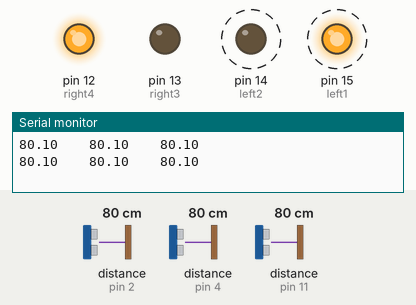
Simulated run of this sketch. Board: Arduino Uno, built with avr-gcc and run on an emulated ATmega328P. Shown: output pins drawn as LEDs (lit = HIGH), the last lines printed to the serial monitor. Wiring (inferred from the names in the program): 3 × ultrasonic range finder: trigger pin 3, echo pin 2 / trigger pin 5, echo pin 4 / trigger pin 10, echo pin 11. Dashed ring = blinking. The test bench sets the inputs (shaded band); at power-on: distance to the obstacle (sensors on pin 4, pin 2, pin 11) 80 cm. The echo pulse lasts 58.3 µs per cm; pins used as bus, display or sensor lines are not drawn.

Above: at 2.0 s.
2.1 s: distance to the obstacle (sensor on pin 4) set to 35 cm
5.6 s: distance to the obstacle (sensor on pin 4) set to 27 cm
At 6.6 s:
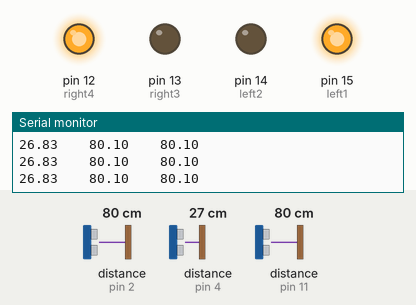
7.3 s: distance to the obstacle (sensor on pin 2) set to 34 cm
9.0 s: distance to the obstacle (sensor on pin 2) set to 27 cm
At 9.35 s:
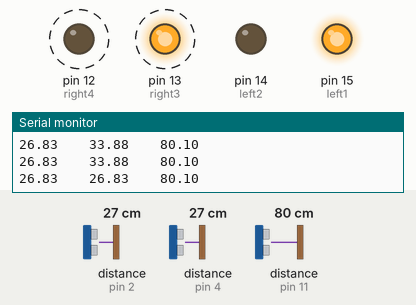
13.5 s: distance to the obstacle (sensor on pin 11) set to 34 cm
17.0 s: distance to the obstacle (sensor on pin 11) set to 28 cm
At 18.1 s:
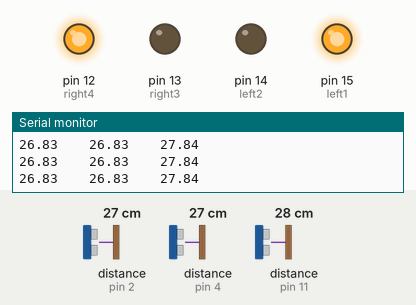
Timing chart, 0 to 19.7 s (numbered marks = the images above; inputs shaded):
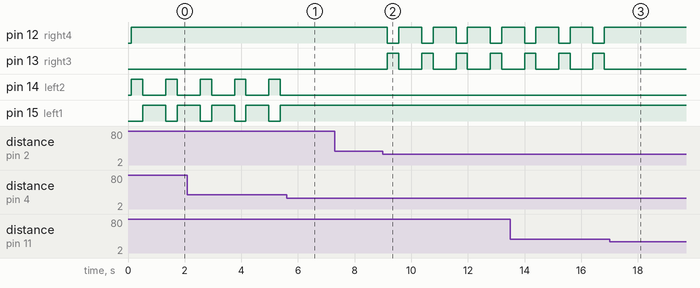

Measured:
- the behaviour switches between 31 and 30 cm on distance to the obstacle (sensor on pin 4) (found by bisection; images 0 and 1)
- the behaviour switches between 31 and 30 cm on distance to the obstacle (sensor on pin 2) (found by bisection; images 1 and 2)
- the behaviour switches between 31 and 30 cm on distance to the obstacle (sensor on pin 11) (found by bisection; images 2 and 3)
- after the input at 5.6 s, pin 14 (left2): stays LOW (without the input it goes to HIGH after 0.59 s); pin 15 (left1): stays HIGH (without the input it goes to LOW after 0.59 s)
- after the input at 9.0 s, pin 12 (right4): alternates HIGH for 0.81 s and LOW for 0.40 s, starting after 0.16 s; pin 13 (right3): alternates HIGH for 0.40 s and LOW for 0.81 s, starting after 0.16 s
- after the input at 17.0 s, pin 12 (right4): stops changing and stays HIGH; pin 13 (right3): stops changing and stays LOW
- by itself, pin 14 (left2): alternates HIGH for 0.40 s and LOW for 0.81 s
- by itself, pin 15 (left1): alternates HIGH for 0.81 s and LOW for 0.40 s

The sketch:

run.ino
```cpp
# define right4 12
# define right3 13
# define left1 15
# define left2 14

const int leftTrig_Pins = 5;
const int leftEcho_Pins = 4;
const int frontTrig_Pins = 3;
const int frontEcho_Pins = 2;
const int rightTrig_Pins = 10;
const int rightEcho_Pins = 11;

float get_distance(int trig, int echo){//計算距離
    float duration;
    pinMode(trig, OUTPUT);
    pinMode(echo, INPUT);
    digitalWrite(trig, HIGH);
    delayMicroseconds(10);//給予trig 10us TTL pulse,讓模組發射聲波
    digitalWrite(trig, LOW);
    duration = pulseIn(echo, HIGH, 5000000);//紀錄echo電位從HIGH到LOW的時間，就是超音波來回的時間，若5秒內沒收到超音波則回傳0
    return duration / 29 / 2;// 聲速340m/s ，換算後約每29微秒走一公分，超音波來回所以再除2
}
void turnleft(){
    analogWrite(right4,255);
    analogWrite(right3,0);
    analogWrite(left2,255);
    analogWrite(left1,0);
    delay(400);
}
void  turnright(){
    analogWrite(right3,255);
    analogWrite(right4,0);
    analogWrite(left1,255);
    analogWrite(left2,0);
    delay(400);
}

void back(){

    analogWrite(right3,255);
    analogWrite(right4,0);
    analogWrite(left2,255);
    analogWrite(left1,0);
    delay(200);
    analogWrite(right3,200);
    analogWrite(right4,0);
    analogWrite(left1,200);
    analogWrite(left2,0);
    delay(300);
    analogWrite(right3,200);
    analogWrite(right4,0);
    analogWrite(left2,200);
    analogWrite(left1,0);
    delay(200);
    /*gofront();*/

}
void gofront()
{
  analogWrite(right4,255);
    analogWrite(right3,0);
    analogWrite(left1,255);
    analogWrite(left2,0);
}
  void setup() {


 Serial.begin(9600);
 pinMode(right4,OUTPUT);
 pinMode(right3,OUTPUT);
 pinMode(left1,OUTPUT);
 pinMode(left2,OUTPUT);
}
int turndis=30,i;
float result[3];

void loop() {
    result[0]= get_distance( leftTrig_Pins, leftEcho_Pins);
    result[1]= get_distance( frontTrig_Pins, frontEcho_Pins);
    result[2]= get_distance( rightTrig_Pins, rightEcho_Pins);
      if(result[0]==0||result[2]==0||result[0]>3000||result[2]>3000)
        return;
        if(result[0]<8||result[2]<8)
      {
        if(result[0]<8)
        {
          analogWrite(left1,255);
          analogWrite(left2,0);
          analogWrite(right4,220);
          analogWrite(right3,0);
          delay(150);
        }
        if(result[2]<8)
        {
          analogWrite(right4,255);
          analogWrite(right3,0);
          analogWrite(left2,0);
          analogWrite(left1,220);
          delay(150);
        }
      }
    Serial.print(result[0]);
    Serial.print("    ");
    Serial.print(result[1]);
    Serial.print("    ");
    Serial.println(result[2]);
    for(i=0;i<3;i++)
    {
      if(result[i]>turndis)
        break;
      }
      delay(100);
    switch (i){
      case 0:
      turnleft();
      gofront();
      delay(600);
      break;
      case 2:
      turnright();
      gofront();
      delay(600);
      break;
      case 1:
      gofront();
      break;
    }
      if(result[1]>2000||result[1]<10)
    {
      if(result[0]<30&&result[2]<30){
      back();delay(500);return;}
      /*else{
      if(result[0]>result[2]){
      turnleft();delay(700);return;}
      if(result[2]>result[0]){
      turnright();delay(700);return;}
      }*/}
      /*if(result[0]<7||result[2]<7)
      {
        if(result[0]<7)
        {
          analogWrite(left1,255);
          analogWrite(left2,0);
          analogWrite(right4,150);
          analogWrite(right3,0);
        }
        if(result[2]<7)
        {
          analogWrite(right4,255);
          analogWrite(right3,0);
          analogWrite(left2,0);
          analogWrite(left1,150);
        }
      }*/
    delay(100);

}
```
